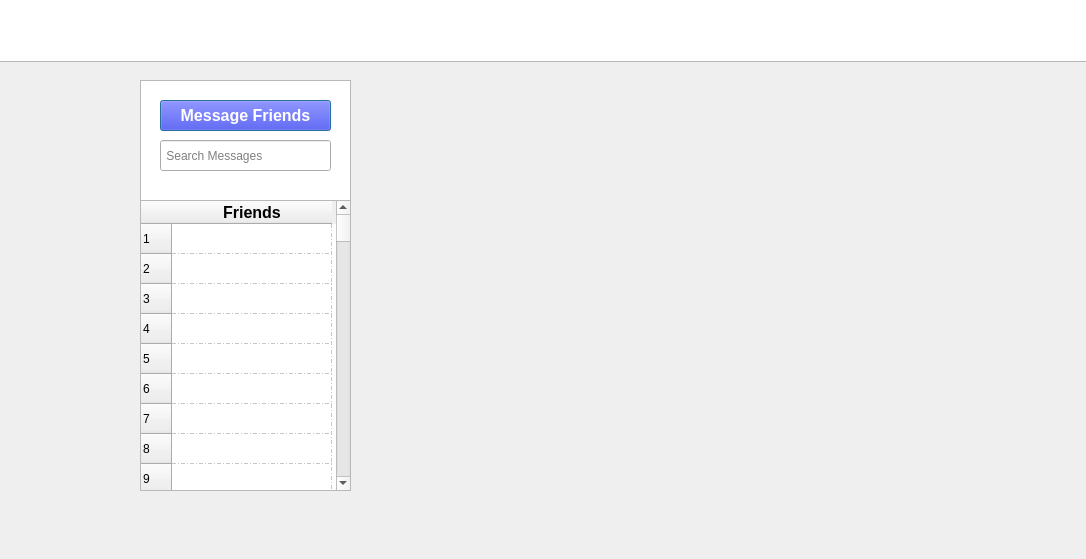
<?xml version="1.0" encoding="UTF-8"?>
<ui version="4.0">
 <class>Dialog</class>
 <widget class="QDialog" name="Dialog">
  <property name="geometry">
   <rect>
    <x>0</x>
    <y>0</y>
    <width>1086</width>
    <height>559</height>
   </rect>
  </property>
  <property name="windowTitle">
   <string>Dialog</string>
  </property>
  <widget class="QGraphicsView" name="graphicsView">
   <property name="geometry">
    <rect>
     <x>-95</x>
     <y>-109</y>
     <width>1351</width>
     <height>171</height>
    </rect>
   </property>
  </widget>
  <widget class="QLabel" name="label">
   <property name="geometry">
    <rect>
     <x>60</x>
     <y>0</y>
     <width>91</width>
     <height>61</height>
    </rect>
   </property>
   <property name="styleSheet">
    <string notr="true">image: url(:/newPrefix/homelinkedin.jpg);</string>
   </property>
   <property name="text">
    <string/>
   </property>
  </widget>
  <widget class="QLabel" name="homelabel">
   <property name="geometry">
    <rect>
     <x>426</x>
     <y>2</y>
     <width>71</width>
     <height>61</height>
    </rect>
   </property>
   <property name="styleSheet">
    <string notr="true">image: url(:/newPrefix/homepic.jpg);</string>
   </property>
   <property name="text">
    <string/>
   </property>
  </widget>
  <widget class="QLabel" name="networklabel">
   <property name="geometry">
    <rect>
     <x>560</x>
     <y>0</y>
     <width>81</width>
     <height>61</height>
    </rect>
   </property>
   <property name="styleSheet">
    <string notr="true">image: url(:/newPrefix/networkpic.jpg);</string>
   </property>
   <property name="text">
    <string/>
   </property>
  </widget>
  <widget class="QLabel" name="messaginlabel">
   <property name="geometry">
    <rect>
     <x>700</x>
     <y>0</y>
     <width>81</width>
     <height>61</height>
    </rect>
   </property>
   <property name="styleSheet">
    <string notr="true">image: url(:/newPrefix/messagepic.jpg);</string>
   </property>
   <property name="text">
    <string/>
   </property>
  </widget>
  <widget class="QLabel" name="profilelabel">
   <property name="geometry">
    <rect>
     <x>840</x>
     <y>0</y>
     <width>81</width>
     <height>61</height>
    </rect>
   </property>
   <property name="styleSheet">
    <string notr="true">image: url(:/newPrefix/profilepic.jpg);</string>
   </property>
   <property name="text">
    <string/>
   </property>
  </widget>
  <widget class="QTableWidget" name="friendstable">
   <property name="geometry">
    <rect>
     <x>140</x>
     <y>200</y>
     <width>211</width>
     <height>291</height>
    </rect>
   </property>
   <property name="styleSheet">
    <string notr="true"/>
   </property>
   <property name="lineWidth">
    <number>2</number>
   </property>
   <property name="showGrid">
    <bool>true</bool>
   </property>
   <property name="gridStyle">
    <enum>Qt::DashDotLine</enum>
   </property>
   <property name="rowCount">
    <number>1000</number>
   </property>
   <attribute name="horizontalHeaderDefaultSectionSize">
    <number>160</number>
   </attribute>
   <row/>
   <row/>
   <row/>
   <row/>
   <row/>
   <row/>
   <row/>
   <row/>
   <row/>
   <row/>
   <row/>
   <row/>
   <row/>
   <row/>
   <row/>
   <row/>
   <row/>
   <row/>
   <row/>
   <row/>
   <row/>
   <row/>
   <row/>
   <row/>
   <row/>
   <row/>
   <row/>
   <row/>
   <row/>
   <row/>
   <row/>
   <row/>
   <row/>
   <row/>
   <row/>
   <row/>
   <row/>
   <row/>
   <row/>
   <row/>
   <row/>
   <row/>
   <row/>
   <row/>
   <row/>
   <row/>
   <row/>
   <row/>
   <row/>
   <row/>
   <row/>
   <row/>
   <row/>
   <row/>
   <row/>
   <row/>
   <row/>
   <row/>
   <row/>
   <row/>
   <row/>
   <row/>
   <row/>
   <row/>
   <row/>
   <row/>
   <row/>
   <row/>
   <row/>
   <row/>
   <row/>
   <row/>
   <row/>
   <row/>
   <row/>
   <row/>
   <row/>
   <row/>
   <row/>
   <row/>
   <row/>
   <row/>
   <row/>
   <row/>
   <row/>
   <row/>
   <row/>
   <row/>
   <row/>
   <row/>
   <row/>
   <row/>
   <row/>
   <row/>
   <row/>
   <row/>
   <row/>
   <row/>
   <row/>
   <row/>
   <row/>
   <row/>
   <row/>
   <row/>
   <row/>
   <row/>
   <row/>
   <row/>
   <row/>
   <row/>
   <row/>
   <row/>
   <row/>
   <row/>
   <row/>
   <row/>
   <row/>
   <row/>
   <row/>
   <row/>
   <row/>
   <row/>
   <row/>
   <row/>
   <row/>
   <row/>
   <row/>
   <row/>
   <row/>
   <row/>
   <row/>
   <row/>
   <row/>
   <row/>
   <row/>
   <row/>
   <row/>
   <row/>
   <row/>
   <row/>
   <row/>
   <row/>
   <row/>
   <row/>
   <row/>
   <row/>
   <row/>
   <row/>
   <row/>
   <row/>
   <row/>
   <row/>
   <row/>
   <row/>
   <row/>
   <row/>
   <row/>
   <row/>
   <row/>
   <row/>
   <row/>
   <row/>
   <row/>
   <row/>
   <row/>
   <row/>
   <row/>
   <row/>
   <row/>
   <row/>
   <row/>
   <row/>
   <row/>
   <row/>
   <row/>
   <row/>
   <row/>
   <row/>
   <row/>
   <row/>
   <row/>
   <row/>
   <row/>
   <row/>
   <row/>
   <row/>
   <row/>
   <row/>
   <row/>
   <row/>
   <row/>
   <row/>
   <row/>
   <row/>
   <row/>
   <row/>
   <row/>
   <row/>
   <row/>
   <row/>
   <row/>
   <row/>
   <row/>
   <row/>
   <row/>
   <row/>
   <row/>
   <row/>
   <row/>
   <row/>
   <row/>
   <row/>
   <row/>
   <row/>
   <row/>
   <row/>
   <row/>
   <row/>
   <row/>
   <row/>
   <row/>
   <row/>
   <row/>
   <row/>
   <row/>
   <row/>
   <row/>
   <row/>
   <row/>
   <row/>
   <row/>
   <row/>
   <row/>
   <row/>
   <row/>
   <row/>
   <row/>
   <row/>
   <row/>
   <row/>
   <row/>
   <row/>
   <row/>
   <row/>
   <row/>
   <row/>
   <row/>
   <row/>
   <row/>
   <row/>
   <row/>
   <row/>
   <row/>
   <row/>
   <row/>
   <row/>
   <row/>
   <row/>
   <row/>
   <row/>
   <row/>
   <row/>
   <row/>
   <row/>
   <row/>
   <row/>
   <row/>
   <row/>
   <row/>
   <row/>
   <row/>
   <row/>
   <row/>
   <row/>
   <row/>
   <row/>
   <row/>
   <row/>
   <row/>
   <row/>
   <row/>
   <row/>
   <row/>
   <row/>
   <row/>
   <row/>
   <row/>
   <row/>
   <row/>
   <row/>
   <row/>
   <row/>
   <row/>
   <row/>
   <row/>
   <row/>
   <row/>
   <row/>
   <row/>
   <row/>
   <row/>
   <row/>
   <row/>
   <row/>
   <row/>
   <row/>
   <row/>
   <row/>
   <row/>
   <row/>
   <row/>
   <row/>
   <row/>
   <row/>
   <row/>
   <row/>
   <row/>
   <row/>
   <row/>
   <row/>
   <row/>
   <row/>
   <row/>
   <row/>
   <row/>
   <row/>
   <row/>
   <row/>
   <row/>
   <row/>
   <row/>
   <row/>
   <row/>
   <row/>
   <row/>
   <row/>
   <row/>
   <row/>
   <row/>
   <row/>
   <row/>
   <row/>
   <row/>
   <row/>
   <row/>
   <row/>
   <row/>
   <row/>
   <row/>
   <row/>
   <row/>
   <row/>
   <row/>
   <row/>
   <row/>
   <row/>
   <row/>
   <row/>
   <row/>
   <row/>
   <row/>
   <row/>
   <row/>
   <row/>
   <row/>
   <row/>
   <row/>
   <row/>
   <row/>
   <row/>
   <row/>
   <row/>
   <row/>
   <row/>
   <row/>
   <row/>
   <row/>
   <row/>
   <row/>
   <row/>
   <row/>
   <row/>
   <row/>
   <row/>
   <row/>
   <row/>
   <row/>
   <row/>
   <row/>
   <row/>
   <row/>
   <row/>
   <row/>
   <row/>
   <row/>
   <row/>
   <row/>
   <row/>
   <row/>
   <row/>
   <row/>
   <row/>
   <row/>
   <row/>
   <row/>
   <row/>
   <row/>
   <row/>
   <row/>
   <row/>
   <row/>
   <row/>
   <row/>
   <row/>
   <row/>
   <row/>
   <row/>
   <row/>
   <row/>
   <row/>
   <row/>
   <row/>
   <row/>
   <row/>
   <row/>
   <row/>
   <row/>
   <row/>
   <row/>
   <row/>
   <row/>
   <row/>
   <row/>
   <row/>
   <row/>
   <row/>
   <row/>
   <row/>
   <row/>
   <row/>
   <row/>
   <row/>
   <row/>
   <row/>
   <row/>
   <row/>
   <row/>
   <row/>
   <row/>
   <row/>
   <row/>
   <row/>
   <row/>
   <row/>
   <row/>
   <row/>
   <row/>
   <row/>
   <row/>
   <row/>
   <row/>
   <row/>
   <row/>
   <row/>
   <row/>
   <row/>
   <row/>
   <row/>
   <row/>
   <row/>
   <row/>
   <row/>
   <row/>
   <row/>
   <row/>
   <row/>
   <row/>
   <row/>
   <row/>
   <row/>
   <row/>
   <row/>
   <row/>
   <row/>
   <row/>
   <row/>
   <row/>
   <row/>
   <row/>
   <row/>
   <row/>
   <row/>
   <row/>
   <row/>
   <row/>
   <row/>
   <row/>
   <row/>
   <row/>
   <row/>
   <row/>
   <row/>
   <row/>
   <row/>
   <row/>
   <row/>
   <row/>
   <row/>
   <row/>
   <row/>
   <row/>
   <row/>
   <row/>
   <row/>
   <row/>
   <row/>
   <row/>
   <row/>
   <row/>
   <row/>
   <row/>
   <row/>
   <row/>
   <row/>
   <row/>
   <row/>
   <row/>
   <row/>
   <row/>
   <row/>
   <row/>
   <row/>
   <row/>
   <row/>
   <row/>
   <row/>
   <row/>
   <row/>
   <row/>
   <row/>
   <row/>
   <row/>
   <row/>
   <row/>
   <row/>
   <row/>
   <row/>
   <row/>
   <row/>
   <row/>
   <row/>
   <row/>
   <row/>
   <row/>
   <row/>
   <row/>
   <row/>
   <row/>
   <row/>
   <row/>
   <row/>
   <row/>
   <row/>
   <row/>
   <row/>
   <row/>
   <row/>
   <row/>
   <row/>
   <row/>
   <row/>
   <row/>
   <row/>
   <row/>
   <row/>
   <row/>
   <row/>
   <row/>
   <row/>
   <row/>
   <row/>
   <row/>
   <row/>
   <row/>
   <row/>
   <row/>
   <row/>
   <row/>
   <row/>
   <row/>
   <row/>
   <row/>
   <row/>
   <row/>
   <row/>
   <row/>
   <row/>
   <row/>
   <row/>
   <row/>
   <row/>
   <row/>
   <row/>
   <row/>
   <row/>
   <row/>
   <row/>
   <row/>
   <row/>
   <row/>
   <row/>
   <row/>
   <row/>
   <row/>
   <row/>
   <row/>
   <row/>
   <row/>
   <row/>
   <row/>
   <row/>
   <row/>
   <row/>
   <row/>
   <row/>
   <row/>
   <row/>
   <row/>
   <row/>
   <row/>
   <row/>
   <row/>
   <row/>
   <row/>
   <row/>
   <row/>
   <row/>
   <row/>
   <row/>
   <row/>
   <row/>
   <row/>
   <row/>
   <row/>
   <row/>
   <row/>
   <row/>
   <row/>
   <row/>
   <row/>
   <row/>
   <row/>
   <row/>
   <row/>
   <row/>
   <row/>
   <row/>
   <row/>
   <row/>
   <row/>
   <row/>
   <row/>
   <row/>
   <row/>
   <row/>
   <row/>
   <row/>
   <row/>
   <row/>
   <row/>
   <row/>
   <row/>
   <row/>
   <row/>
   <row/>
   <row/>
   <row/>
   <row/>
   <row/>
   <row/>
   <row/>
   <row/>
   <row/>
   <row/>
   <row/>
   <row/>
   <row/>
   <row/>
   <row/>
   <row/>
   <row/>
   <row/>
   <row/>
   <row/>
   <row/>
   <row/>
   <row/>
   <row/>
   <row/>
   <row/>
   <row/>
   <row/>
   <row/>
   <row/>
   <row/>
   <row/>
   <row/>
   <row/>
   <row/>
   <row/>
   <row/>
   <row/>
   <row/>
   <row/>
   <row/>
   <row/>
   <row/>
   <row/>
   <row/>
   <row/>
   <row/>
   <row/>
   <row/>
   <row/>
   <row/>
   <row/>
   <row/>
   <row/>
   <row/>
   <row/>
   <row/>
   <row/>
   <row/>
   <row/>
   <row/>
   <row/>
   <row/>
   <row/>
   <row/>
   <row/>
   <row/>
   <row/>
   <row/>
   <row/>
   <row/>
   <row/>
   <row/>
   <row/>
   <row/>
   <row/>
   <row/>
   <row/>
   <row/>
   <row/>
   <row/>
   <row/>
   <row/>
   <row/>
   <row/>
   <row/>
   <row/>
   <row/>
   <row/>
   <row/>
   <row/>
   <row/>
   <row/>
   <row/>
   <row/>
   <row/>
   <row/>
   <row/>
   <row/>
   <row/>
   <row/>
   <row/>
   <row/>
   <row/>
   <row/>
   <row/>
   <row/>
   <row/>
   <row/>
   <row/>
   <row/>
   <row/>
   <row/>
   <row/>
   <row/>
   <row/>
   <row/>
   <row/>
   <row/>
   <row/>
   <row/>
   <row/>
   <row/>
   <row/>
   <row/>
   <row/>
   <row/>
   <row/>
   <row/>
   <row/>
   <row/>
   <row/>
   <row/>
   <row/>
   <row/>
   <row/>
   <row/>
   <row/>
   <row/>
   <row/>
   <row/>
   <row/>
   <row/>
   <row/>
   <row/>
   <row/>
   <row/>
   <row/>
   <row/>
   <row/>
   <row/>
   <row/>
   <row/>
   <row/>
   <row/>
   <row/>
   <row/>
   <row/>
   <row/>
   <row/>
   <row/>
   <row/>
   <row/>
   <row/>
   <row/>
   <row/>
   <row/>
   <row/>
   <row/>
   <row/>
   <row/>
   <row/>
   <row/>
   <row/>
   <row/>
   <row/>
   <row/>
   <row/>
   <row/>
   <row/>
   <row/>
   <row/>
   <row/>
   <row/>
   <row/>
   <row/>
   <row/>
   <row/>
   <row/>
   <row/>
   <row/>
   <row/>
   <row/>
   <row/>
   <row/>
   <row/>
   <row/>
   <row/>
   <row/>
   <row/>
   <row/>
   <row/>
   <row/>
   <row/>
   <row/>
   <row/>
   <row/>
   <row/>
   <row/>
   <row/>
   <row/>
   <row/>
   <row/>
   <row/>
   <row/>
   <row/>
   <row/>
   <row/>
   <row/>
   <row/>
   <row/>
   <row/>
   <row/>
   <row/>
   <row/>
   <row/>
   <row/>
   <row/>
   <row/>
   <row/>
   <row/>
   <row/>
   <row/>
   <row/>
   <row/>
   <row/>
   <row/>
   <row/>
   <row/>
   <row/>
   <row/>
   <row/>
   <row/>
   <row/>
   <row/>
   <row/>
   <row/>
   <row/>
   <row/>
   <row/>
   <row/>
   <row/>
   <row/>
   <row/>
   <row/>
   <row/>
   <row/>
   <row/>
   <row/>
   <row/>
   <row/>
   <row/>
   <row/>
   <row/>
   <row/>
   <row/>
   <row/>
   <row/>
   <row/>
   <row/>
   <row/>
   <row/>
   <row/>
   <row/>
   <row/>
   <row/>
   <row/>
   <row/>
   <row/>
   <row/>
   <row/>
   <row/>
   <row/>
   <row/>
   <row/>
   <row/>
   <row/>
   <row/>
   <row/>
   <row/>
   <row/>
   <row/>
   <row/>
   <row/>
   <row/>
   <row/>
   <row/>
   <row/>
   <row/>
   <row/>
   <row/>
   <row/>
   <row/>
   <row/>
   <row/>
   <row/>
   <row/>
   <row/>
   <row/>
   <row/>
   <row/>
   <row/>
   <row/>
   <row/>
   <row/>
   <row/>
   <row/>
   <row/>
   <row/>
   <row/>
   <row/>
   <row/>
   <row/>
   <row/>
   <row/>
   <row/>
   <column>
    <property name="text">
     <string>Friends</string>
    </property>
    <property name="font">
     <font>
      <pointsize>12</pointsize>
      <weight>75</weight>
      <bold>true</bold>
     </font>
    </property>
   </column>
  </widget>
  <widget class="QGraphicsView" name="graphicsView_2">
   <property name="geometry">
    <rect>
     <x>140</x>
     <y>80</y>
     <width>211</width>
     <height>121</height>
    </rect>
   </property>
  </widget>
  <widget class="QLineEdit" name="searchbar">
   <property name="geometry">
    <rect>
     <x>160</x>
     <y>140</y>
     <width>171</width>
     <height>31</height>
    </rect>
   </property>
   <property name="placeholderText">
    <string> Search Messages</string>
   </property>
  </widget>
  <widget class="QPushButton" name="pushButton">
   <property name="geometry">
    <rect>
     <x>160</x>
     <y>100</y>
     <width>171</width>
     <height>31</height>
    </rect>
   </property>
   <property name="font">
    <font>
     <pointsize>12</pointsize>
     <weight>75</weight>
     <bold>true</bold>
    </font>
   </property>
   <property name="styleSheet">
    <string notr="true">background-color: rgb(0, 0, 255);
color: rgb(255, 255, 255);</string>
   </property>
   <property name="text">
    <string>Message Friends</string>
   </property>
  </widget>
  <widget class="QLabel" name="label_6">
   <property name="geometry">
    <rect>
     <x>450</x>
     <y>70</y>
     <width>571</width>
     <height>351</height>
    </rect>
   </property>
   <property name="styleSheet">
    <string notr="true">image: url(:/newPrefix/picformessageui.jpg);</string>
   </property>
   <property name="text">
    <string/>
   </property>
  </widget>
 </widget>
 <resources>
  <include location="logo.qrc"/>
  <include location="picformessage.qrc"/>
  <include location="profilepic.qrc"/>
  <include location="messagepic.qrc"/>
  <include location="networkpic.qrc"/>
  <include location="homepic.qrc"/>
  <include location="logolinkedin.qrc"/>
  <include location="homelinkedin.qrc"/>
 </resources>
 <connections/>
</ui>
